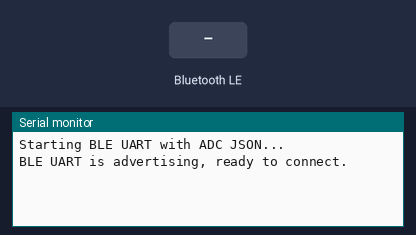
This sketch was run on a simulated ESP32-S3. Parts: the last lines printed to the serial monitor. Inputs (shaded band) come from the test bench. Nothing arrives over Bluetooth unless stated; a phone connects over Bluetooth LE 3 s after start.

Above: at 2.2 s.
2.3 s: Bluetooth LE write "GET" received
At 2.8 s:
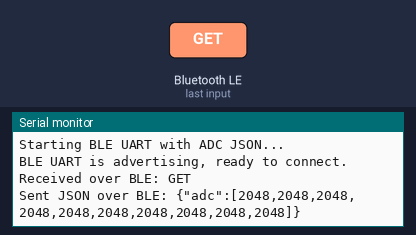
3.8 s: Bluetooth LE write "1" received
At 3.96 s:
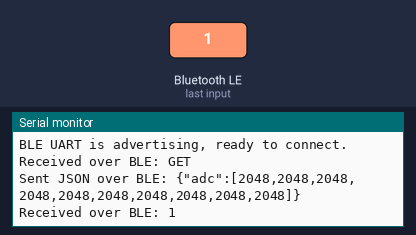

The sketch:

Message_with_ADC.ino
```cpp
#include <Arduino.h>
#include <BLEDevice.h>
#include <BLEServer.h>
#include <BLEUtils.h>
#include <BLE2902.h>

#define BLE_DEVICE_NAME "ESP32S3-Zero-BLE"

// Nordic UART Service (NUS) UUIDs
static BLEUUID UART_SERVICE_UUID("6E400001-B5A3-F393-E0A9-E50E24DCCA9E");
static BLEUUID UART_CHAR_TX_UUID("6E400003-B5A3-F393-E0A9-E50E24DCCA9E"); // Notify (ESP32 -> PC)
static BLEUUID UART_CHAR_RX_UUID("6E400002-B5A3-F393-E0A9-E50E24DCCA9E"); // Write  (PC -> ESP32)

BLEServer *pServer = nullptr;
BLECharacteristic *pTxCharacteristic = nullptr;
bool deviceConnected = false;

// ADC pins 7–16 (GPIO numbers)
const int adcPins[] = {7, 8, 9, 10, 11, 12, 13, 14, 15, 16};
const size_t NUM_ADC = sizeof(adcPins) / sizeof(adcPins[0]);

class MyServerCallbacks : public BLEServerCallbacks {
  void onConnect(BLEServer *pServer) override {
    deviceConnected = true;
    Serial.println("BLE client connected");
  }

  void onDisconnect(BLEServer *pServer) override {
    deviceConnected = false;
    Serial.println("BLE client disconnected");
    pServer->getAdvertising()->start();
  }
};

// Build JSON string with ADC readings
void buildAdcJson(char *buffer, size_t bufSize) {
  // Example JSON:
  // {"adc":[v7,v8,...,v16]}
  // Keep it short (< 200 bytes) to fit in one BLE notification.
  int n = snprintf(buffer, bufSize, "{\"adc\":[");
  for (size_t i = 0; i < NUM_ADC; ++i) {
    int val = analogRead(adcPins[i]);
    n += snprintf(buffer + n, bufSize - n, "%d", val);
    if (i + 1 < NUM_ADC) {
      n += snprintf(buffer + n, bufSize - n, ",");
    }
    if (n >= (int)bufSize - 2) break;  // safety
  }
  snprintf(buffer + n, bufSize - n, "]}");
}

// Handle data from PC
class MyRxCallbacks : public BLECharacteristicCallbacks {
  void onWrite(BLECharacteristic *pCharacteristic) override {
    String rxValue = pCharacteristic->getValue();
    rxValue.trim();

    Serial.print("Received over BLE: ");
    Serial.println(rxValue);

    if (rxValue == "GET") {
      char jsonBuf[256];
      buildAdcJson(jsonBuf, sizeof(jsonBuf));

      // Append newline for easy line-based parsing on PC
      size_t len = strnlen(jsonBuf, sizeof(jsonBuf) - 2);
      jsonBuf[len] = '\n';
      jsonBuf[len + 1] = '\0';

      pTxCharacteristic->setValue((uint8_t *)jsonBuf, strlen(jsonBuf));
      pTxCharacteristic->notify();

      Serial.print("Sent JSON over BLE: ");
      Serial.print(jsonBuf);
    }
  }
};

void setup() {
  Serial.begin(115200);
  delay(1000);
  Serial.println("Starting BLE UART with ADC JSON...");

  // Configure ADC pins
  for (size_t i = 0; i < NUM_ADC; ++i) {
    pinMode(adcPins[i], INPUT);
  }

  BLEDevice::init(BLE_DEVICE_NAME);
  pServer = BLEDevice::createServer();
  pServer->setCallbacks(new MyServerCallbacks());

  BLEService *pService = pServer->createService(UART_SERVICE_UUID);

  // TX characteristic (notify)
  pTxCharacteristic = pService->createCharacteristic(
      UART_CHAR_TX_UUID,
      BLECharacteristic::PROPERTY_NOTIFY);
  pTxCharacteristic->addDescriptor(new BLE2902());

  // RX characteristic (write)
  BLECharacteristic *pRxCharacteristic = pService->createCharacteristic(
      UART_CHAR_RX_UUID,
      BLECharacteristic::PROPERTY_WRITE);
  pRxCharacteristic->setCallbacks(new MyRxCallbacks());

  pService->start();

  BLEAdvertising *pAdvertising = pServer->getAdvertising();
  pAdvertising->addServiceUUID(UART_SERVICE_UUID);
  pAdvertising->setScanResponse(true);
  pAdvertising->start();

  Serial.println("BLE UART is advertising, ready to connect.");
}

void loop() {
  // Everything is request/response; nothing periodic here.
  delay(10);
}
```

Measured:
- after the input at 2.3 s, the serial monitor: prints a new line at once (image 1)
- after the input at 3.8 s, the serial monitor: prints a new line at once (image 2)
